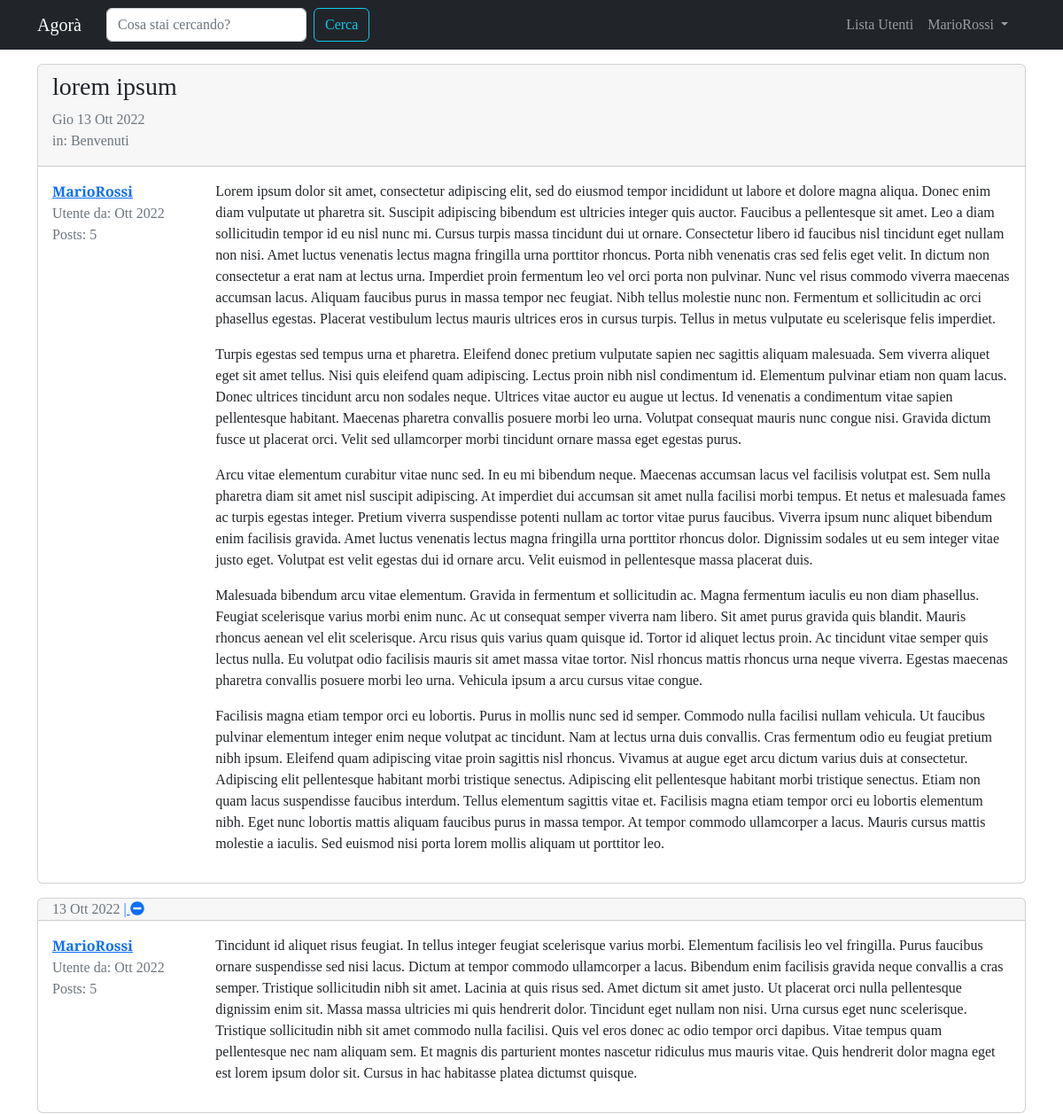
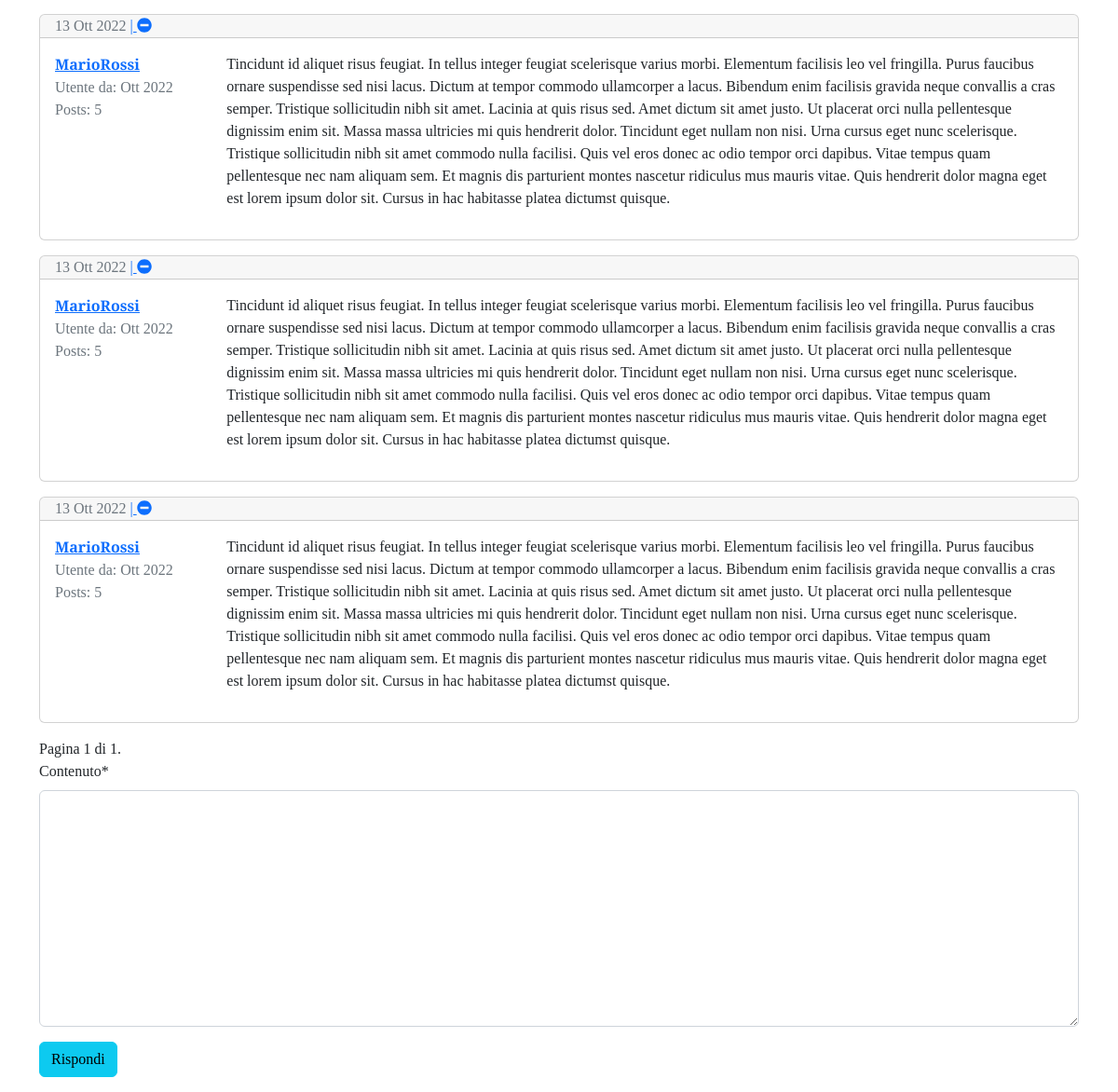
Page /forum/discussione/7/ (signed in) on the committed database (2 pictures, top to bottom).
### forum/models.py (models this page shows, shortened)
class Discussione(models.Model):
    objects = None
    titolo = models.CharField(max_length=120)
    data_creazione = models.DateTimeField(auto_now_add=True)
    autore_discussione = models.ForeignKey(
        User, on_delete=models.CASCADE, related_name="discussioni"
    )
    sezione_appartenenza = models.ForeignKey(Sezione, on_delete=models.CASCADE)
    class Meta:
        verbose_name = "Discussione"
        verbose_name_plural = "Discussioni"

class Post(models.Model):
    objects = None
    autore_post = models.ForeignKey(User, on_delete=models.CASCADE, related_name="posts")
    contenuto = models.TextField()
    data_creazione = models.DateTimeField(auto_now_add=True)
    discussione = models.ForeignKey(Discussione, on_delete=models.CASCADE)
    class Meta:
        verbose_name="Post"
        verbose_name_plural="Posts"

class Sezione(models.Model):
    nome_sezione = models.CharField(max_length=80)
    descrizione = models.CharField(max_length=150, blank=True, null=True)
    logo_sezione = models.ImageField(blank=True, null=True)
    class Meta:
        verbose_name = "Sezione"
        verbose_name_plural = "Sezioni"
    def __str__(self):
        return self.nome_sezione

### forum/views.py (the view)
# urls.py: path("discussione/<int:pk>/", views.visualizza_discussione, name="visualizza_discussione"),
def visualizza_discussione (request, pk):
    discussione = get_object_or_404(Discussione, pk=pk)
    posts_discussione = Post.objects.filter (discussione=discussione)
    paginator = Paginator(posts_discussione, 5)
    page = request.GET.get("pagina")
    posts = paginator.get_page(page)
    form_risposta = PostModelForm()
    context = {"discussione": discussione, "posts_discussione":posts, "form_risposta": form_risposta}
    return render(request,"forum/singola_discussione.html", context)

### forum/forms.py
class PostModelForm (forms.ModelForm):
    class Meta:
        model = Post
        fields = ['contenuto']

### forum/templates/forum/singola_discussione.html (shortened to what this page needs)
{% extends 'base.html' %}
{% load crispy_forms_tags %}
{% block content %}
    {% for post in posts_discussione %}
    <div class="card my-3">
        {% if forloop.first and not "pagina" in request.get_full_path %}
            <div class="card-header pb-0">
                <h3>{{ discussione.titolo }}</h3>
                <p class="text-muted">{{ discussione.data_creazione|date:"D d M Y" }}
                <br>in: {{ discussione.sezione_appartenenza }}</p>
            </div>
        {% else %}
            <div class="card-header py-0">
                <p class="text-muted mb-0">
                    {{ post.data_creazione|date:"d M Y" }}
                    {% if request.user == post.autore_post %}
                        <a href="{% url 'cancella_post' id=discussione.pk pk=post.pk %}"> | <i class="fas fa-minus-circle"></i></a>
                    {% endif %}
                </p>
            </div>
        {% endif %}
        <div class="card-body">
            <div class="row">
                <div class="col-xl-2 col-4">
                    <p class="mb-0"><a href="{% url 'user_profile' username=post.autore_post.username %}"><strong>{{ post.autore_post }}</strong></a></p>
                    <p class="text-muted mb-0">Utente da: {{ post.autore_post.date_joined|date:"M Y" }}</p>
                    <p class="text-muted" >Posts: {{ post.autore_post.posts.count }}</p>
                </div>
                <div class="col-xl-10 col-8">
                    <p class="my-0">{{ post.contenuto|linebreaks }}</p>
                </div>
            </div>
        </div>
    </div>
    {% endfor %}
    <div class="text-right">
        <span class="step-links">
            <span class="current">
                Pagina {{ posts_discussione.number }} di {{ posts_discussione.paginator.num_pages }}.
            </span>
        </span>
    </div>
    {% if request.user.is_authenticated %}
        {% include 'forum/form_risposta.html' %}
    {% else %}
        <div class="alert alert-info" role="alert">
            Per partecipare alla discussione devi prima effettuare il <a href="{% url 'login' %}?next={{ request.get_full_path }}">login</a>
        </div>
    {% endif %}
{% endblock content %}

### templates/base.html (shortened to what this page needs)
{% load static %}
<!doctype html>
<html lang="it">
  <head>
    <link href="https://cdn.jsdelivr.net/npm/bootstrap@5.0.0/dist/css/bootstrap.min.css" rel="stylesheet"/>
    <link rel="stylesheet" href="{% static 'css/agora.css' %}" />
    <link href="https://cdn.jsdelivr.net/npm/bootstrap@5.2.2/dist/css/bootstrap.min.css" rel="stylesheet">
  </head>
  <body>
      <nav class="navbar navbar-expand-lg navbar-dark bg-dark">
          <div class="container" id="navbarSupportedContent">
              <a class="navbar-brand" href="/">Agorà</a>
              <div class="container">
                  <div class="collapse navbar-collapse" id="navbarSupportedContent">
                      <form class="d-flex" action="{% url 'funzione_cerca' %}">
                          <input name="q" class="form-control me-sm-2" type="search" placeholder="Cosa stai cercando?" aria-label="Search"/>
                          <button class="btn btn-outline-info" type="submit">Cerca</button>
                      </form>
                      <ul class="navbar-nav ms-auto">
                          <li class="nav-item">
                              <a class="nav-link" aria-current="page" href="{% url 'user_list' %}">Lista Utenti</a>
                          </li>
                          {% if request.user.is_authenticated %}
                          <li class="nav-item dropdown">
                            <a class="nav-link dropdown-toggle" href="#" id="navbarDropdown" role="button" data-bs-toggle="dropdown" aria-haspopup="true" aria-expanded="false">
                              {{ request.user.username }}
                            </a>
                          </li>
                          {% endif %}
                      </ul>
                  </div>
              </div>
        </div>
      </nav>
      <div class="container">
          {% block content %}
          {% endblock content %}
      </div>
  </body>
</html>

### static-storage/css/agora.css (style rules this page uses)
body { font-family: 'Slabo 27px', serif !important; }
a, a:hover { color: #17a2b8; }

### rows in the picture
Post: autore_post "MarioRossi", autore_post.date_joined "Ott 2022", autore_post.posts.count "5", contenuto "Lorem ipsum dolor sit amet, consectetur adipiscing elit, sed do eiusmod tempor incididunt ut labore et dolore magna aliqua. Donec enim diam vulputate ut pharetra sit. Suscipit adipiscing bibendum est ultricies integer quis auctor. Faucibus a pellentesque sit amet. Leo a diam sollicitudin tempor id eu nisl nunc mi. Cursus turpis massa tincidunt dui ut ornare. Consectetur libero id faucibus nisl tincidunt eget nullam non nisi. Amet luctus venenatis lectus magna fringilla urna porttitor rhoncus. Porta nibh venenatis cras sed felis eget velit. In dictum non consectetur a erat nam at lectus urna. Imperdiet proin fermentum leo vel orci porta non pulvinar. Nunc vel risus commodo viverra maecenas…"
Discussione: titolo "lorem ipsum", data_creazione "Gio 13 Ott 2022", sezione_appartenenza "Benvenuti"
Post: data_creazione "13 Ott 2022", autore_post "MarioRossi", autore_post.date_joined "Ott 2022", autore_post.posts.count "5", contenuto "Tincidunt id aliquet risus feugiat. In tellus integer feugiat scelerisque varius morbi. Elementum facilisis leo vel fringilla. Purus faucibus ornare suspendisse sed nisi lacus. Dictum at tempor commodo ullamcorper a lacus. Bibendum enim facilisis gravida neque convallis a cras semper. Tristique sollicitudin nibh sit amet. Lacinia at quis risus sed. Amet dictum sit amet justo. Ut placerat orci nulla pellentesque dignissim enim sit. Massa massa ultricies mi quis hendrerit dolor. Tincidunt eget nullam non nisi. Urna cursus eget nunc scelerisque. Tristique sollicitudin nibh sit amet commodo nulla facilisi. Quis vel eros donec ac odio tempor orci dapibus. Vitae tempus quam pellentesque nec nam…"
Post: data_creazione "13 Ott 2022", autore_post "MarioRossi", autore_post.date_joined "Ott 2022", autore_post.posts.count "5", contenuto "Tincidunt id aliquet risus feugiat. In tellus integer feugiat scelerisque varius morbi. Elementum facilisis leo vel fringilla. Purus faucibus ornare suspendisse sed nisi lacus. Dictum at tempor commodo ullamcorper a lacus. Bibendum enim facilisis gravida neque convallis a cras semper. Tristique sollicitudin nibh sit amet. Lacinia at quis risus sed. Amet dictum sit amet justo. Ut placerat orci nulla pellentesque dignissim enim sit. Massa massa ultricies mi quis hendrerit dolor. Tincidunt eget nullam non nisi. Urna cursus eget nunc scelerisque. Tristique sollicitudin nibh sit amet commodo nulla facilisi. Quis vel eros donec ac odio tempor orci dapibus. Vitae tempus quam pellentesque nec nam…"
Post: data_creazione "13 Ott 2022", autore_post "MarioRossi", autore_post.date_joined "Ott 2022", autore_post.posts.count "5", contenuto "Tincidunt id aliquet risus feugiat. In tellus integer feugiat scelerisque varius morbi. Elementum facilisis leo vel fringilla. Purus faucibus ornare suspendisse sed nisi lacus. Dictum at tempor commodo ullamcorper a lacus. Bibendum enim facilisis gravida neque convallis a cras semper. Tristique sollicitudin nibh sit amet. Lacinia at quis risus sed. Amet dictum sit amet justo. Ut placerat orci nulla pellentesque dignissim enim sit. Massa massa ultricies mi quis hendrerit dolor. Tincidunt eget nullam non nisi. Urna cursus eget nunc scelerisque. Tristique sollicitudin nibh sit amet commodo nulla facilisi. Quis vel eros donec ac odio tempor orci dapibus. Vitae tempus quam pellentesque nec nam…"
Post: data_creazione "13 Ott 2022", autore_post "MarioRossi", autore_post.date_joined "Ott 2022", autore_post.posts.count "5", contenuto "Tincidunt id aliquet risus feugiat. In tellus integer feugiat scelerisque varius morbi. Elementum facilisis leo vel fringilla. Purus faucibus ornare suspendisse sed nisi lacus. Dictum at tempor commodo ullamcorper a lacus. Bibendum enim facilisis gravida neque convallis a cras semper. Tristique sollicitudin nibh sit amet. Lacinia at quis risus sed. Amet dictum sit amet justo. Ut placerat orci nulla pellentesque dignissim enim sit. Massa massa ultricies mi quis hendrerit dolor. Tincidunt eget nullam non nisi. Urna cursus eget nunc scelerisque. Tristique sollicitudin nibh sit amet commodo nulla facilisi. Quis vel eros donec ac odio tempor orci dapibus. Vitae tempus quam pellentesque nec nam…"

### other values in the picture
{{ request.user.username }} "MarioRossi"
{{ posts_discussione.number }} "1"
{{ posts_discussione.paginator.num_pages }} "1"
